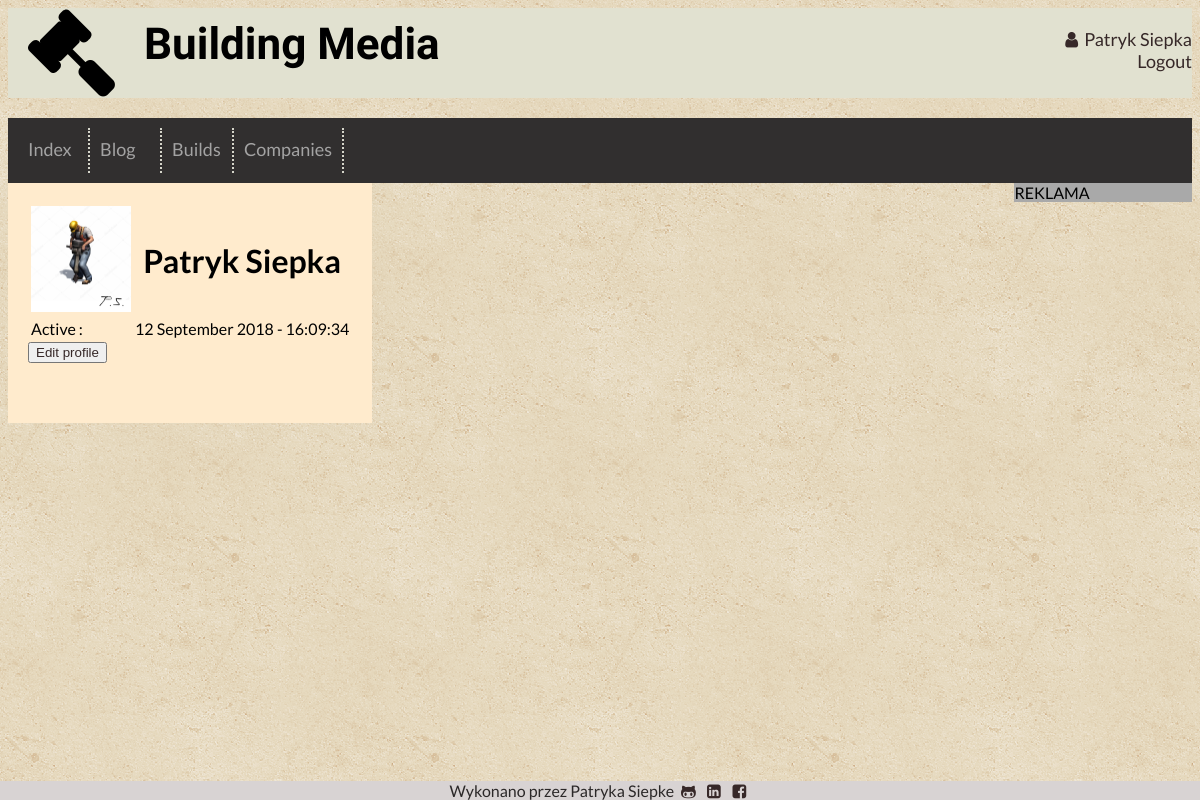
The page /user/asd (signed in) on the database its author committed.
### app/models.py (models this page shows, shortened)
class User(UserMixin, db.Model):
    id = Column(Integer, primary_key=True)
    nickname = Column(String(40), nullable=False, unique=True)
    name = Column(String(40), nullable=False)
    surname = Column(String(40), nullable=False)
    position = Column(String(20), nullable=False)
    email = Column(String(120), nullable=False, unique=True)
    password_hash = Column(String(128))
    phone = Column(Integer)
    last_seen = Column(DateTime, default=datetime.utcnow)
    description = Column(Text)
    posts = relationship('Post', backref='author', lazy='dynamic')
    company_id = Column(Integer, ForeignKey('company.id'))
    creatures = relationship('Build', backref='creater', lazy='dynamic')
    def avatar(self):
        if self.position == 'B':
            return os.path.join('..','static', 'img','budowa.jpg')
        else:
            return os.path.join('..','static', 'img','biuro.jpg')

### app/routes.py (the view)
@app.route('/user/<nickname>')
@login_required
def profile(nickname):
    user = User.query.filter_by(nickname=nickname).first_or_404()
    return render_template('profile_user.html', user=user, title=nickname+' profile')

### app/models.py (called while the page is built)
@login_manager.user_loader
def load_user(id):
    return User.query.get(int(id))

### app/routes.py (called while the page is built)
@app.before_request
def before_request():
    if current_user.is_authenticated:
        current_user.last_seen = datetime.utcnow()
        db.session.commit()

### app/templates/profile_user.html (shortened to what this page needs)
{% extends 'base.html' %}
{% block content %}
<table>
    <tr>
        <th> <img src="{{ user.avatar() }}" alt="avatar" width="100"></th>
        <th><h1>{{user.name }} {{user.surname }}</h1></th>
    </tr>
    {% if user.last_seen %}
    <tr>
        <td>Active : </td>
        <td>{{ user.last_seen.strftime('%d %B %Y - %H:%M:%S') }}</td>
    </tr>
    {% endif %}
</table>
{% if user == current_user %}
<button><a  href="{{url_for('edit_profile')}}">Edit profile</a> </button>
{% endif %}
{% endblock %}

### app/templates/base.html (shortened to what this page needs)
<!DOCTYPE html>
<html>
<head>
    <link rel="stylesheet" type="text/css" media="screen" href="../static/css/main.css" />
    <link rel="stylesheet" type="text/css" href="../static/css/fontello.css" />
</head>
<body>
    <div class="header">
        <div class="page-logo"><i class='icon-hammer'></i></div>
        <div class="page-name">Building Media</div>
        <div class="user-data">
            {% if current_user.is_active %}
            <a href="{{ url_for('profile', nickname=current_user.nickname) }}"> <i class="icon-user"></i>{{ current_user.name }} {{ current_user.surname }}</a>  <br>
            <a href="{{ url_for('logout') }}">Logout</a>
            {% else %}
            <a href="{{ url_for('login') }}">Log or join us!</a>
            {% endif %}
        </div>
    </div>
    <div class="navigation">
        <div class="option"><a href="{{ url_for('index') }}">Index</a></div>
        <div class="option"><a href="{{ url_for('blog') }}">Blog</a></div>
        <div class="option"><a href="{{ url_for('builds') }}">Builds</a></div>
        <div class="option"><a href="{{ url_for('companies') }}">Companies</a></div>
    </div>
    <div class='content'>
        {% block content %}{% endblock %}
    </div>
    <div class='banner'>
        REKLAMA
    </div>
    <div class='footer'>
        Wykonano przez Patryka Siepke
        <a class='icons' href="https://github.com/psiepka" target="_blank"><i class='icon-github'></i></a>
        <a class='icons' href="https://www.linkedin.com/in/patryksiepka/" target="_blank"><i class='icon-linkedin-squared'></i></a>
        <a class='icons' href="https://www.facebook.com/patryk.siepka" target="_blank"><i class='icon-facebook-squared'></i></a>
    </div>
</body>
</html>

### app/static/css/main.css (style rules this page uses)
body { height: 100%; position:relative; background-image: url(../img/vintage-concrete.png); font-family: 'Lato', sans-serif; min-height:100% }
.option a { color: #c0c0c0 }
.header { margin: auto; background-color:#e1e1d0; text-align: center; }
.header .page-logo { float: left; }
.header .page-name { font-family: 'Indie Flower', cursive; font-weight: 900; font-size: 44px; text-align: left; padding: 10px; float: left; }
.header .user-data { margin-top: 20px; font-size: 18px; float: right; text-align: right; }
.navigation { background-color: #312f2f; margin-top: 20px; color: #ffffff; padding: 10px }
.navigation .option { float: left; min-width: 50px; font-size: 18px; height: 25px; padding: 10px; border-right: 2px dotted #fffff1; opacity: 0.8; }
.content { background-color: blanchedalmond; float: left; padding: 20px; padding-bottom:60px; }
.banner { background-color: darkgray; width: 15%; float: right; height: 100%; }
.footer { clear: both; position: fixed; left: 0; bottom: 0; width: 100%; background-color: #d8d3d3; color: #2b2828; text-align: center; }
a { color: #362828; text-decoration: none }

### rows shown on the page
User: name "Patryk", surname "Siepka", last_seen "12 September 2018 - 16:09:34"
